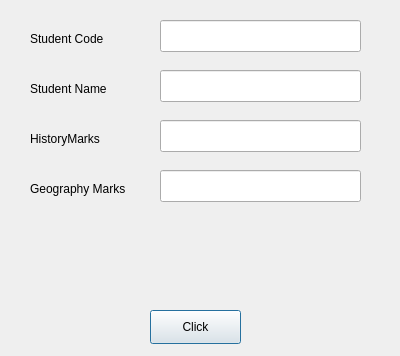
<?xml version="1.0" encoding="UTF-8"?>
<ui version="4.0">
 <class>Dialog</class>
 <widget class="QDialog" name="Dialog">
  <property name="geometry">
   <rect>
    <x>0</x>
    <y>0</y>
    <width>400</width>
    <height>356</height>
   </rect>
  </property>
  <property name="windowTitle">
   <string>Dialog</string>
  </property>
  <widget class="QLabel" name="label">
   <property name="geometry">
    <rect>
     <x>30</x>
     <y>30</y>
     <width>111</width>
     <height>18</height>
    </rect>
   </property>
   <property name="text">
    <string>Student Code</string>
   </property>
  </widget>
  <widget class="QLabel" name="labelResponse">
   <property name="geometry">
    <rect>
     <x>30</x>
     <y>220</y>
     <width>331</width>
     <height>61</height>
    </rect>
   </property>
   <property name="text">
    <string/>
   </property>
  </widget>
  <widget class="QLineEdit" name="lineEditCode">
   <property name="geometry">
    <rect>
     <x>160</x>
     <y>20</y>
     <width>201</width>
     <height>32</height>
    </rect>
   </property>
  </widget>
  <widget class="QPushButton" name="ButtonClickMe">
   <property name="geometry">
    <rect>
     <x>150</x>
     <y>310</y>
     <width>91</width>
     <height>34</height>
    </rect>
   </property>
   <property name="text">
    <string>Click</string>
   </property>
  </widget>
  <widget class="QLineEdit" name="lineEditName">
   <property name="geometry">
    <rect>
     <x>160</x>
     <y>70</y>
     <width>201</width>
     <height>32</height>
    </rect>
   </property>
  </widget>
  <widget class="QLabel" name="label_2">
   <property name="geometry">
    <rect>
     <x>30</x>
     <y>80</y>
     <width>111</width>
     <height>18</height>
    </rect>
   </property>
   <property name="text">
    <string>Student Name</string>
   </property>
  </widget>
  <widget class="QLineEdit" name="lineEditGeographyMarks">
   <property name="geometry">
    <rect>
     <x>160</x>
     <y>170</y>
     <width>201</width>
     <height>32</height>
    </rect>
   </property>
  </widget>
  <widget class="QLabel" name="label_3">
   <property name="geometry">
    <rect>
     <x>30</x>
     <y>130</y>
     <width>111</width>
     <height>18</height>
    </rect>
   </property>
   <property name="text">
    <string>HistoryMarks</string>
   </property>
  </widget>
  <widget class="QLabel" name="label_4">
   <property name="geometry">
    <rect>
     <x>30</x>
     <y>180</y>
     <width>111</width>
     <height>18</height>
    </rect>
   </property>
   <property name="text">
    <string>Geography Marks</string>
   </property>
  </widget>
  <widget class="QLineEdit" name="lineEditHistoryMarks">
   <property name="geometry">
    <rect>
     <x>160</x>
     <y>120</y>
     <width>201</width>
     <height>32</height>
    </rect>
   </property>
  </widget>
 </widget>
 <resources/>
 <connections/>
</ui>
